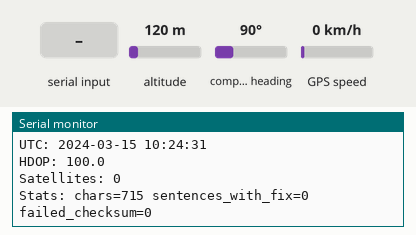
Bench run of a sketch on a simulated ESP32. Shown: the last lines printed to the serial monitor. Inputs (shaded band) come from the test bench; at power-on: altitude 120 m, GPS speed 0 km/h, compass heading 90°. The GPS gets a fix after 3 s at 37.7749, -122.4194 with 8 satellites.

Above: at 1.2 s.
1.3 s: altitude set to 20 m
At 2.8 s:
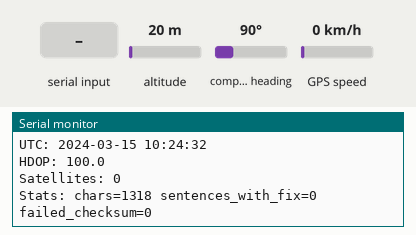
4.5 s: "1\n" received over the second serial link
At 4.9 s:
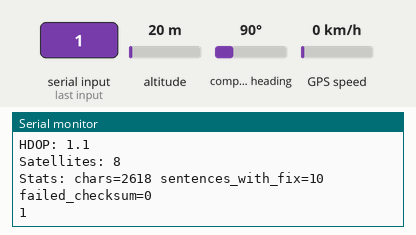
6.5 s: GPS speed set to 2 km/h
At 7.6 s:
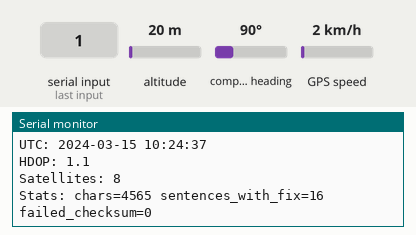
9.5 s: compass heading set to 7°
At 10.8 s:
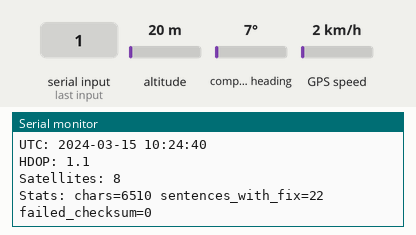
11.0 s: compass heading set to 352°
At 11.8 s:
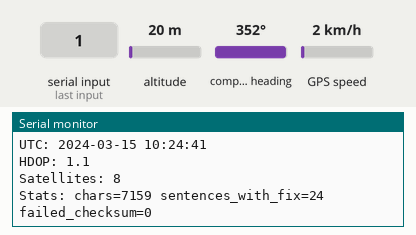
15.1 s: altitude set to 250 m
At 15.1 s:
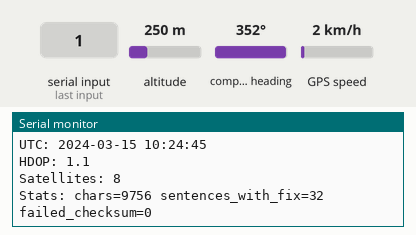
Timing chart, 0 to 18.1 s (numbered marks = the images above; inputs shaded):
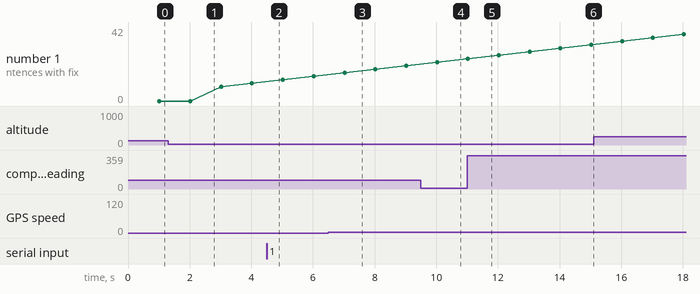

The sketch:

gps_serial_test.ino
```cpp
#include <TinyGPSPlus.h>

HardwareSerial SerialGPS(1);

static const int GPS_RX_PIN = 1;   // Grove white wire -> GPS TX
static const int GPS_TX_PIN = 2;   // Grove yellow wire -> GPS RX (optional)
static const uint32_t GPS_BAUD = 115200;

TinyGPSPlus gps;

void printGpsInfo() {
  if (gps.location.isValid()) {
    Serial.printf("Lat: %.6f, Lon: %.6f\n", gps.location.lat(), gps.location.lng());
  } else {
    Serial.println("Lat/Lon: ---");
  }

  if (gps.altitude.isValid()) {
    Serial.printf("Alt: %.1f m\n", gps.altitude.meters());
  } else {
    Serial.println("Alt: ---");
  }

  if (gps.date.isValid() && gps.time.isValid()) {
    Serial.printf("UTC: %04u-%02u-%02u %02u:%02u:%02u\n",
                  gps.date.year(), gps.date.month(), gps.date.day(),
                  gps.time.hour(), gps.time.minute(), gps.time.second());
  } else {
    Serial.println("UTC: ---");
  }

  if (gps.hdop.isValid()) {
    Serial.printf("HDOP: %.1f\n", gps.hdop.hdop());
  } else {
    Serial.println("HDOP: ---");
  }

  Serial.printf("Satellites: %u\n", gps.satellites.isValid() ? gps.satellites.value() : 0);
  Serial.printf("Stats: chars=%lu sentences_with_fix=%lu failed_checksum=%lu\n",
                static_cast<unsigned long>(gps.charsProcessed()),
                static_cast<unsigned long>(gps.sentencesWithFix()),
                static_cast<unsigned long>(gps.failedChecksum()));
  Serial.println();
}

void setup() {
  Serial.begin(115200);
  while (!Serial && millis() < 2000) {
    delay(10);
  }
  Serial.println("GPS serial test starting...");

  SerialGPS.begin(GPS_BAUD, SERIAL_8N1, GPS_RX_PIN, GPS_TX_PIN);
  Serial.println("Waiting for NMEA sentences...\n");
}

void loop() {
  while (SerialGPS.available() > 0) {
    char c = static_cast<char>(SerialGPS.read());
    Serial.write(c);  // 生データをそのまま表示して NMEA/UBX を確認
    if (c == '\n') {
      Serial.flush();
    }
    gps.encode(c);
  }

  static uint32_t lastPrint = 0;
  const uint32_t now = millis();
  if (now - lastPrint >= 1000) {
    lastPrint = now;
    printGpsInfo();
  }
}
```

Measured:
- after the input at 1.3 s, the serial monitor: prints a new line after 0.71 s (image 1)
- after the input at 4.5 s, the serial monitor: prints a new line at once (image 2)
- after the input at 6.5 s, the serial monitor: prints a new line after 0.51 s (image 3)
- after the input at 9.5 s, the serial monitor: prints a new line after 0.51 s (image 4)
- after the input at 11.0 s, the serial monitor: prints a new line at once (image 5)
